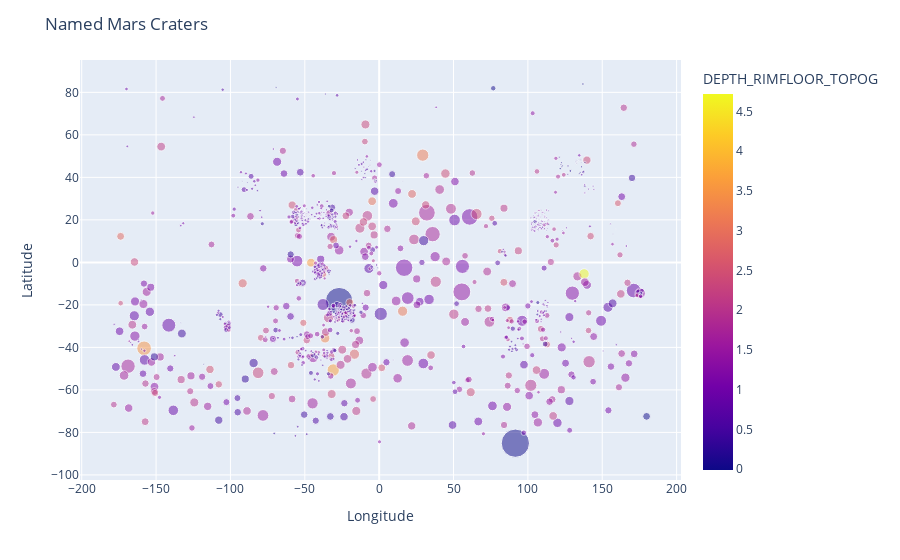

Write notebook code for a chart like this one.
### Code cell
# interactive plot of NAMED craters - visualize depth using color
fig = px.scatter(df_named, x='LONGITUDE_CIRCLE_IMAGE', y='LATITUDE_CIRCLE_IMAGE',
                 color='DEPTH_RIMFLOOR_TOPOG', size='DIAM_CIRCLE_IMAGE', 
                 hover_name='CRATER_NAME', opacity=0.5)
fig.update_layout(title='Named Mars Craters',
                  xaxis_title='Longitude',
                  yaxis_title='Latitude')
fig.show()

### Figure 1 — Plotly figure (JSON) as saved in the notebook; plotly's stock layout.template omitted (floating-point values rounded to 4 significant figures; data arrays with more than 128 entries replaced by an {"elided": "..."} marker saying what was removed)
{"data": [{"hovertemplate": "<b>%{hovertext}</b><br><br>LONGITUDE_CIRCLE_IMAGE=%{x}<br>LATITUDE_CIRCLE_IMAGE=%{y}<br>DIAM_CIRCLE_IMAGE=%{marker.size}<br>DEPTH_RIMFLOOR_TOPOG=%{marker.color}<extra></extra>", "hovertext": {"elided": "987 str values"}, "legendgroup": "", "marker": {"color": {"elided": "987 float values"}, "coloraxis": "coloraxis", "opacity": 0.5, "size": {"elided": "987 float values"}, "sizemode": "area", "sizeref": 2.911, "symbol": "circle"}, "mode": "markers", "name": "", "orientation": "v", "showlegend": false, "type": "scatter", "x": {"elided": "987 float values"}, "xaxis": "x", "y": {"elided": "987 float values"}, "yaxis": "y"}], "layout": {"coloraxis": {"colorbar": {"title": {"text": "DEPTH_RIMFLOOR_TOPOG"}}, "colorscale": [[0, "#0d0887"], [0.1111, "#46039f"], [0.2222, "#7201a8"], [0.3333, "#9c179e"], [0.4444, "#bd3786"], [0.5556, "#d8576b"], [0.6667, "#ed7953"], [0.7778, "#fb9f3a"], [0.8889, "#fdca26"], [1, "#f0f921"]]}, "legend": {"itemsizing": "constant", "tracegroupgap": 0}, "margin": {"t": 60}, "title": {"text": "Named Mars Craters"}, "xaxis": {"anchor": "y", "domain": [0, 1], "title": {"text": "Longitude"}}, "yaxis": {"anchor": "x", "domain": [0, 1], "title": {"text": "Latitude"}}}}
